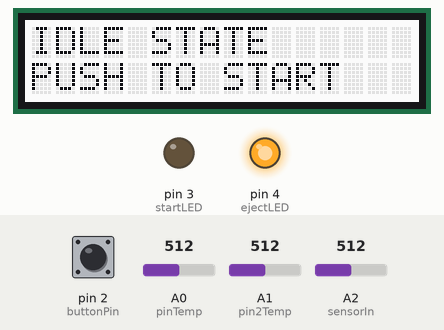
Recording of a sketch running on a simulated Arduino Uno, built with avr-gcc and run on an emulated ATmega328P. Shown: 16×2 character LCD, output pins drawn as LEDs (lit = HIGH). Inputs (shaded band) come from the test bench; at power-on: pin 2 (buttonPin) LOW, A0 (pinTemp) = 512, A2 (sensorIn) = 512, A1 (pin2Temp) = 512. Storage starts empty; what the sketch prints to the serial monitor is not drawn.

Above: at 1.2 s.
1.3 s: pin 2 (buttonPin) pulled HIGH for 0.15 s
At 3.3 s:
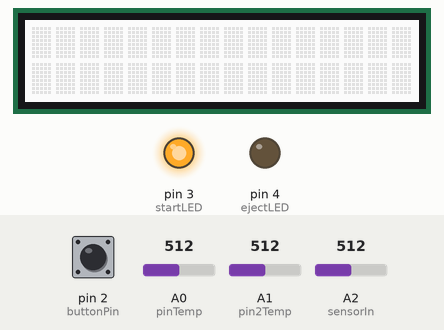
4.4 s: A0 (pinTemp) set to 716
7.4 s: A2 (sensorIn) set to 716
At 9.5 s:
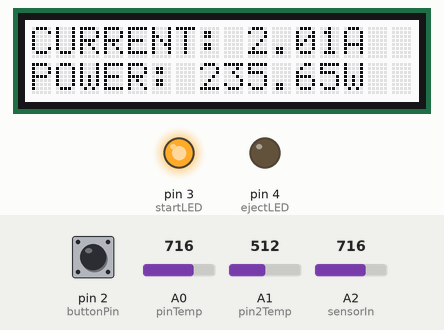
10.4 s: A1 (pin2Temp) set to 716
At 12.2 s:
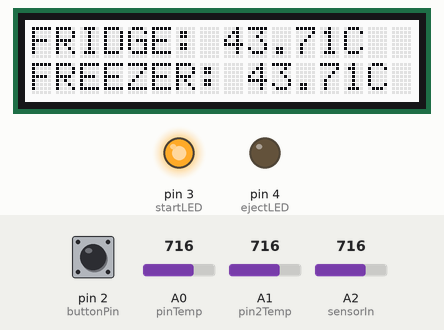
13.4 s: A0 (pinTemp) set to 900
At 16.0 s:
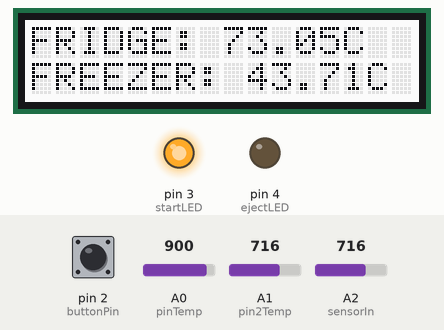
16.4 s: A1 (pin2Temp) set to 900
At 19.2 s:
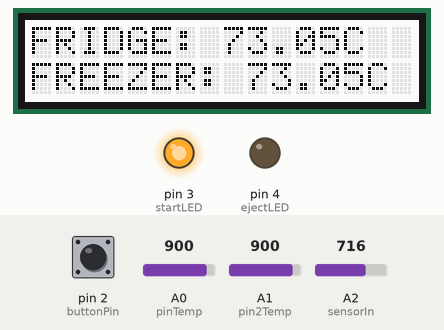
Timing chart, 0 to 20.4 s (numbered marks = the images above; inputs shaded):
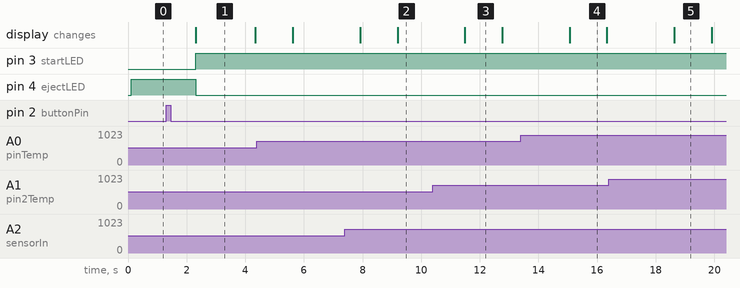

Measured:
- after the input at 1.3 s, pin 3 (startLED): LOW → HIGH after 1.0 s; pin 4 (ejectLED): HIGH → LOW after 1.0 s; the display: changes after 1.0 s (image 1)
- after the input at 7.4 s, the display: first differs from a run without the input after 1.8 s (image 2)
- after the input at 13.4 s, the display: changes after 1.7 s (image 4)
- after the input at 16.4 s, the display: changes after 2.2 s (image 5)
- what the display in image 1 shows lasts 2.0 s, from 2.3 s to 4.3 s
- what the display in image 3 shows lasts 1.3 s, from 11.5 s to 12.8 s

The sketch:

DesignLab_V2.ino
```cpp
/***************************************
 *
 * Engineering 5800
 * Junior Design Project
 *
 * Intel Galileo Based Data Logger
 * Project Code
 *
 * Created by:
 * Jonathan Traverse - 201411451
 * David Walsh - 201435609
 *
***************************************/

// Includes
#include <Wire.h>
#include "rgb_lcd.h"
#include <SPI.h>
#include <SD.h>
#include <stdlib.h>

// Temperature sensor pins
const int pinTemp = A0;
const int pin2Temp = A1;

// Push button pin
const int buttonPin = 2;

// Current sensor pin
const int sensorIn = A2;

// Start/Stop Recording LED pin
const int startLED = 3;

// SD Eject LED pin
const int ejectLED = 4;

// ACS712 sensitivity
const int sensitivity = 175;

//ACS712 Output Voltage
double Voltage = 0;

//ACS712 Output RMS Voltage
double VRMS = 0;

// DACS712 Output RMS Current
double AmpsRMS = 0;

// Load power consumption
double Power = 0;

// Wall output voltage for power calculation.
double Vwall = 117.0;

// Define the B-value of the thermistors.
// This value is a property of the thermistor used in the Grove - Temperature Sensor,
// and used to convert from the analog value it measures and a temperature value.
const int B = 4275;
const int R0 = 100000; //100k resistor

rgb_lcd lcd;

 /*********************************************
  *
 * Set up the various pins and components
 * required by this proect
 *
*********************************************/
void setup()
{
    // Set up the LCD and specify dimensions
    lcd.begin(16, 2);
    Serial.begin(9600);

    // Set up button
    pinMode(buttonPin, INPUT);

    // Set up LEDs
    pinMode(startLED, OUTPUT);
    pinMode(ejectLED, OUTPUT);

    // See if the card is present and can be initialized:
    if (!SD.begin(4))
    {
      // Display error message
      lcd.print("SD CARD ERROR");
      lcd.setCursor(0, 1);
      lcd.print("CARD NOT FOUND");

      // Toggle LEDs
      digitalWrite(startLED,LOW);
      digitalWrite(ejectLED,HIGH);

      // Wait for Button Push to try again
      int i = 0;
      while (i == 0)
      {
        if (digitalRead(buttonPin))
        {
          if (SD.begin(4))
          {
            i = 1;
          }
        }
      }
    }
    Serial.println("card initialized.");
}

void loop()
{
  // Enter Idle State on Startup
  idleState();
}


/*********************************************
 * Handles the system's Idle State
 *
 * In this state:
 *  - No recordings are taken
 *  - It is safe to eject the SD card
 *  - The system will remain in this state
 *    until it recieves user input
 *
*********************************************/

void idleState()
{
  // Change LCD output
  lcd.clear();
  lcd.print("IDLE STATE");
  lcd.setCursor(0, 1);
  lcd.print("PUSH TO START");

  // Toggle LEDs
  digitalWrite(startLED,LOW);
  digitalWrite(ejectLED,HIGH);

  //Wait for button push
  delay(1000);
  while (!digitalRead(buttonPin))
  {
    // Do nothing
  }

  // Enter Recording State
  delay(1000);
  recordingState();
}


/*********************************************
 *
 * Handles the system's Recording State
 *
 * In this state:
 *
 *  - Recordings are regularly taken
 *
 *  - Real time tempratures and power consumtion
 *    are displayed on the LCD screen
 *
 *  - Data is regularly written to the SD card
 *
 *  - It is not safe to eject the SD card
 *
 *  - The system will remain in this state
 *    until it recieves user input
 *
*********************************************/

void recordingState()
{
  // Clear the screen
  lcd.clear();

  //Toggle LEDs
  digitalWrite(startLED,HIGH);
  digitalWrite(ejectLED,LOW);
  delay(1000);

  while(!digitalRead(buttonPin))
  {
    // String for assembling the data to log:
    String dataString = "";

    // Buffer for temporary strings
    String buff = "";

    // Get the (raw) value of the temperature sensors.
    int val = analogRead(pinTemp);
    int val2 = analogRead(pin2Temp);

    // Determine resistance of the thermistors based on the sensor values.
    float resistance = (float)(1023.0-val)*R0/val;
    float resistance2 = (float)(1023.0-val2)*R0/val2;

    // Calculate temperature values and append to log string.
    float temperature = 1/(log(resistance/R0)/B+1/298.15)-273.15;

    dataString += String(val); //Raw Data
    dataString += String(",");

    float temperature2 = 1/(log(resistance2/R0)/B+1/298.15)-273.15;
    dataString += String(val2); //Raw Data
    dataString += String(",");

    // CURRENT SENSOR
    Voltage = getVPP();
    VRMS = (Voltage/2.0) *0.707;
    AmpsRMS = (VRMS * 1000)/sensitivity;
    Power = AmpsRMS * Vwall;

    // Print Values DEBUGGING w/serial monitor only
    Serial.print(AmpsRMS);
    Serial.println(" Amps RMS");

    // Append to log string
    dataString += String(sensorIn);

    // Log to SD Card
    File dataFile = SD.open("datalog.txt", FILE_WRITE);

    // If the file is available, write to it
    if (dataFile)
    {
      dataFile.println(dataString);
      dataFile.close();
      //Serial.println(dataString);//TEMP
    }
    // If the file isn't open
    else
    {
      // Clear the screen
      lcd.clear();
      //Display error message
      lcd.print("LOGGING ERROR");
      lcd.setCursor(0, 1);
      lcd.print("CHECK SD CARD");

      // Toggle LEDs
      digitalWrite(startLED,LOW);
      digitalWrite(ejectLED,HIGH);

      // Wait for Button Push to try again
      int i = 0;
      while (0 == i)
      {
        if (digitalRead(buttonPin))
        {
          File dataFile = SD.open("datalog.txt", FILE_WRITE);
          if (dataFile)
          {
            i = 1;
          }
        }
      }
      continue;
    }

    // Clear the screen to display temperature stats
    lcd.clear();
    // Output the Temperatures to the LCD
    lcd.print("FRIDGE: ");
    lcd.print(temperature);
    lcd.print("C");
    lcd.setCursor(0, 1);
    lcd.print("FREEZER: ");
    lcd.print(temperature2);
    lcd.print("C");

    // Wait 1.25 second between screen swiches
    delay(1250);

    if(digitalRead(buttonPin))
    {
      continue;
    }

    // Clear the screen again to display current and power stats.
    lcd.clear();
    // Output the Current and Power to the LCD
    lcd.print("CURRENT: ");
    lcd.print(AmpsRMS);
    lcd.print("A");
    lcd.setCursor(0, 1);
    lcd.print("POWER: ");
    lcd.print(Power);
    lcd.print("W");

    // Wait 1.25 second between measurements.
    delay(1250);

  }
  idleState();
}


 /*********************************************
 *
 * Retrieve pk-pk voltage
 *
 * This function is used on to calculate a
 * voltage value using the current sensor's
 * raw data.
 *
*********************************************/

 float getVPP()
{
  float result;

  // Read from the current sensor
  int rawValue;
  int maxValue = 0;
  int minValue = 1023;

   uint32_t start_time = millis();
   //Continuously sample the sensor for one second
   while((millis()-start_time) < 1000)
   {
       rawValue = analogRead(sensorIn);
       // Check for a new maximum value
       if (rawValue > maxValue)
       {
           maxValue = rawValue;
       }
       // Check for a new minimum value
       if (rawValue < minValue)
       {
           minValue = rawValue;
       }
   }

   // Subtract min value from max value
   result = ((maxValue - minValue) * 5.0)/1023.0;

   //Return pk-pk voltage
   return result;
 }
```
